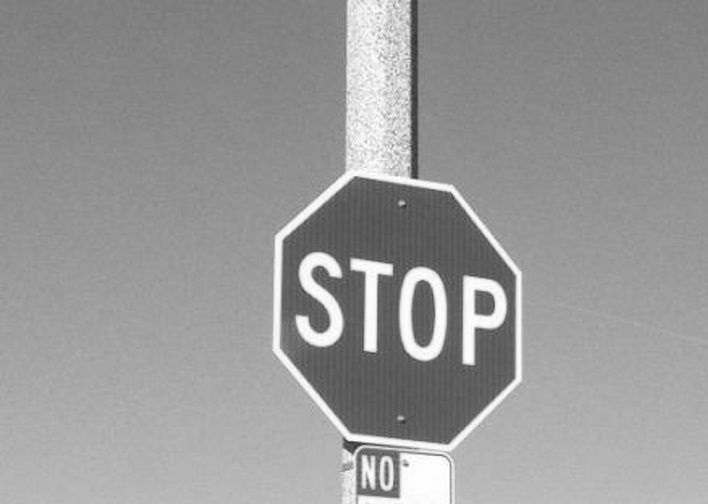
#> input picture kolay_dereceli(1).pgm, 708 x 504 px; the run also reads 3 pictures not shown here
$ jupyter execute --allow-errors traffic_sign_detection.ipynb   (shell and % lines are left out)
#> lines starting #> are read from the running program, lines starting #| are printed output that depends on the picture; after the words box and inside, x2 and y2 are one past the last pixel; in counts of white or black regions, pixels touching at a corner belong together; long printed decimals are rounded
# ELM463-Dönem Projesi
## Merve Uzuner-1801022033

# Eğitim Görseli-1

[cell 1]
import numpy as np #gerekli kütüphaneler import edildi.
import matplotlib.pyplot as plt
import cv2 as cv #open cv kütüphanesi cv olarak import edildi

original_image = cv.imread("kolay_dereceli(1).pgm",0) #giris görüntüsü okundu.
#> original_image is the input picture: shape (504, 708); min 41, max 255, mean 152.4
#out_image = cv.normalize( original_image.astype("float"), None, 0.0, 1.0, cv.NORM_MINMAX) #original_image float olarak
#normalize edildi. minimumum degeri=0.0, maksimum değeri 1.0
plt.figure()
plt.imshow(original_image,cmap = 'gray')
plt.title('Original Image')

sobelx = cv.Sobel(original_image,-1, 0, 1,ksize=3) #x yönündeki gradyanı
sobely = cv.Sobel(original_image,-1, 1, 0,ksize=3) #y yönündeki gradyanı
sobel = abs(sobelx)+abs(sobely) #toplam gradyan deger  bulundu
L=256

nrow, ncol=sobel.shape #sobel uygulanması sonucu elde edilen goruntunun satır ve sutun sayisi belirlendi
print("nrow=", nrow,"and ncol=", ncol)
#| nrow= 504 and ncol= 708

[cell 2]
r=0
sumofp=0
P=np.zeros(L) #Pr
H=np.zeros(L) #H[r]

for rows in range(nrow):
    for cols in range(ncol):
        r=int(sobel[rows,cols]) #original_image görüntüsünün piksel degerleri r'ye atandı
        H[r]= H[r] +1 #piksel degerlerinden kac adet olacaginin belirlenmesi saglandı
#> after the loop, H = 256 values, max 98687 at index 0, min 7 at index 251, mean 1393.9

for i in range(L):
        P[i]=H[i]/(nrow*ncol) #Pr, tanimi geregi H[r]/nrow*ncols ve nrow=834, ncol=1114
        sumofp=sumofp+P[i] #Pr lerin toplamı 1'e esit olmali
#> after the loop, P = 256 values, max 0.277 at index 0, min 1.96e-05 at index 251, mean 0.00391; sumofp = 1
print("Total Pr is", sumofp)
#| Total Pr is 1

sigma_B=0 #sigmaB 0 a eşitlendi
sigma_B_arr=[] #sigmaB degerlerinin atanacagi ici bos array
# [4 lines of commented-out code are left out]
for i in range(1,256):
    q1=np.sum(P[:i]) #q1 tanımlandı
    q2=np.sum(P[i:]) #q2 tanımlandı
    m1=0 #µ1 0 a esitlendi
    m2=0 #µ2 0 a esitlendi
    for i1 in range(1, i+1):
        if(q1!= 0): #q1 0 iken herhangi bir sayının 0'a bolumu tanımsız olacagindan q1= 0 durumu cikarildi
             m1=m1+i1*(P[i1]/q1) #µ2 tanımlandı
    for i2 in range(i+1,256):
        if(q2 != 0): #q2 0 iken herhangi bir sayının 0'a bolumu tanımsız olacagindan q1= 0 durumu cikarildi
            m2=m2 + i2 * (P[i2]/q2) #µ2 tanımlandı
    sigma_B=q1 * q2 * ((m1-m2)*(m1-m2)) #sigmaB tanimlandi
    sigma_B_arr.append(sigma_B) #sigmaB degerleri sigma_B_arr arrayine atandı
#> this loop made 255 passes
#> (q1, q2, sigma_B) on passes 1 to 3: (0.277, 0.723, 61.38), (0.325, 0.675, 74.2), (0.37, 0.63, 85.87)
#> after the loop, sigma_B_arr = 255 values, max 768 at index 90, min 0.878 at index 254, mean 591.4
T=np.argmax(sigma_B_arr) #sigma_B_arr arrayinin maximum degerini içeren index Tye atandı
#> T = 90
print("The index which have maximum value is", T) #T cizdirildi
#| The index which have maximum value is 90

 Otsu eşikleme yöntemini kullanılarak T değerini belirlendi.

[cell 3]
import numpy as np
import cv2
from matplotlib import pyplot as plt
from PIL import Image, ImageFilter

original_image = cv.imread("kolay_dereceli(1).pgm", 0) #giris görüntüsü okundu.
size = 5 #kernalin x ve y eksenlerinin boyutu
filtered_image = cv2.blur(original_image,(size, size)) #mean filter giris görüntüsüne uygulandı.

plt.figure
plt.imshow(original_image,cmap = 'gray')
plt.title('Figure1-kolay_dereceli(1).pgm')
plt.show()

plt.figure
plt.imshow(filtered_image,cmap = 'gray')
plt.title('Figure2-Ortalama Filtre')
plt.show()

[cell 4]
filtered_image_gauss = cv2.GaussianBlur(original_image, (3, 3),0) #Gaussian Blur giris görüntüsüne uygulandı.

plt.figure()
plt.imshow(original_image, cmap='gray')
plt.title('Figure1-kolay_dereceli(1).pgm')
plt.show()

plt.figure()
plt.imshow(filtered_image_gauss, cmap='gray')
plt.title('Figure3-Gaussian Filter')
plt.show()

[cell 5]
import numpy as np
import cv2
from matplotlib import pyplot as plt
from PIL import Image, ImageFilter

original_image = cv.imread("kolay_dereceli(1).pgm",0)
kernel = np.ones((5,5), np.uint8) # yapı elemanı olan kernel tanımlandı.

opening = cv2.morphologyEx(filtered_image_gauss, cv2.MORPH_OPEN, kernel)
plt.figure
plt.imshow(opening,cmap = 'gray')
plt.title('Figure4-Opening')
plt.show()

[cell 6]
import cv2  #cv2 import edildi
import numpy as np
from matplotlib import pyplot as plt

edges = cv2.Canny(opening,T,300)#Canny Edge Detection giris görüntüsüne uygulandı.
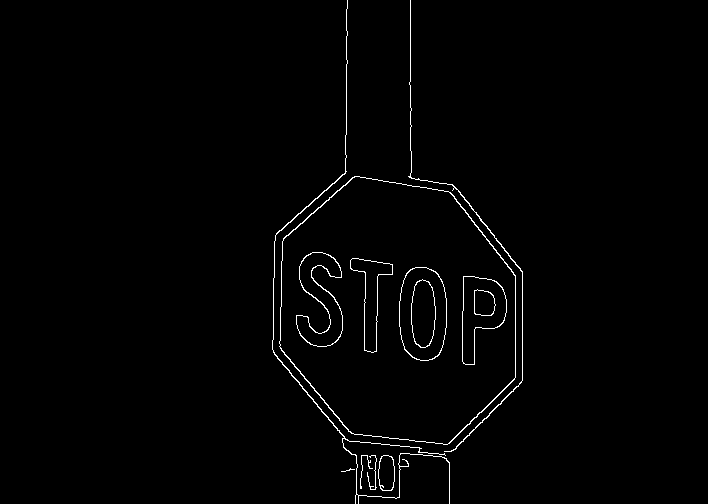
#> edges: shape (504, 708); 1.2% white in thin lines or dots, all inside (x1, y1, x2, y2) = (272, 0, 523, 504)

plt.figure()
plt.imshow(original_image,cmap = 'gray')
plt.title('Figure4-Opening')
plt.show()

plt.figure()
plt.imshow(edges,cmap = 'gray')
plt.title('Figure5-Canny Edge Detection')
plt.show()

[cell 7]
import cv2
import numpy as np
original_image = cv.imread("kolay_dereceli(1).pgm",0)
plt.figure
plt.imshow(original_image,cmap = 'gray')
plt.title('Figure1-kolay_dereceli(1).pgm')
plt.show()

lines = cv2.HoughLinesP(edges, 1, np.pi/180, 15)
#> lines = 352 rows, first 6: [346, 30, 346, 9], [273, 352, 297, 381], [410, 150, 410, 127], [347, 35, 347, 31], [515, 377, 515, 275], [281, 229, 342, 175]
#lines = cv2.HoughLinesP(edges,1,np.pi/180,100,minLineLength,maxLineGap)
#minLineLength:Minimum satır uzunluğu. Bundan daha kısa olan satır segmentleri reddedilir.
#maxLineGap - Tek satır olarak ele almak için satır segmentleri arasında izin verilen maksimum boşluk.
for line in lines:
    x1, y1, x2, y2 = line[0]
    cv2.line(original_image, (x1, y1), (x2, y2), 0, 3)
#> this loop made 352 passes
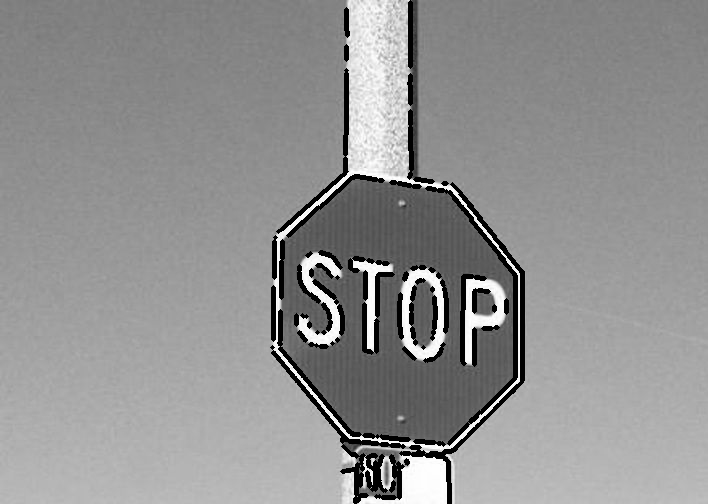
#> original_image: shape (504, 708); 4.31% of pixels changed, all inside (x1, y1, x2, y2) = (270, 0, 525, 504)
    #syntax: cv2.line(image, start_point, end_point, color, thickness)

plt.figure
plt.imshow(original_image,cmap = 'gray')
plt.title('Figure6-Line')
plt.show()

# Eğitim Görseli-2

[cell 8]
import numpy as np #gerekli kütüphaneler import edildi.
import matplotlib.pyplot as plt
import cv2 as cv #open cv kütüphanesi cv olarak import edildi

original_image = cv.imread("orta_dereceli(1).pgm",0) #giris görüntüsü okundu.
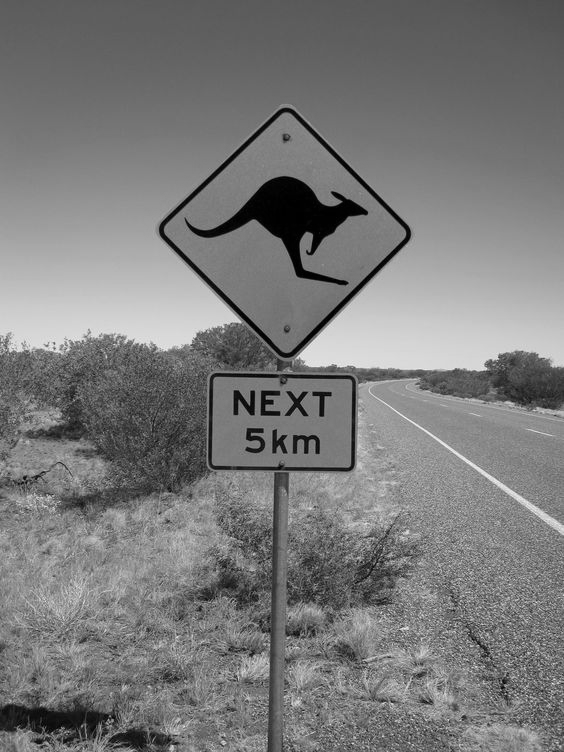
#> input picture orta_dereceli(1).pgm, 564 x 752 px
#> original_image is the input picture: shape (752, 564); min 0, max 248, mean 122
#out_image = cv.normalize( original_image.astype("float"), None, 0.0, 1.0, cv.NORM_MINMAX) #original_image float olarak
#normalize edildi. minimumum degeri=0.0, maksimum değeri 1.0
plt.figure()
plt.imshow(original_image,cmap = 'gray')
plt.title('orta_dereceli(1).pgm')

sobelx = cv.Sobel(original_image,-1, 0, 1,ksize=3) #x yönündeki gradyanı
#> sobelx: shape (752, 564)
sobely = cv.Sobel(original_image,-1, 1, 0,ksize=3) #y yönündeki gradyanı
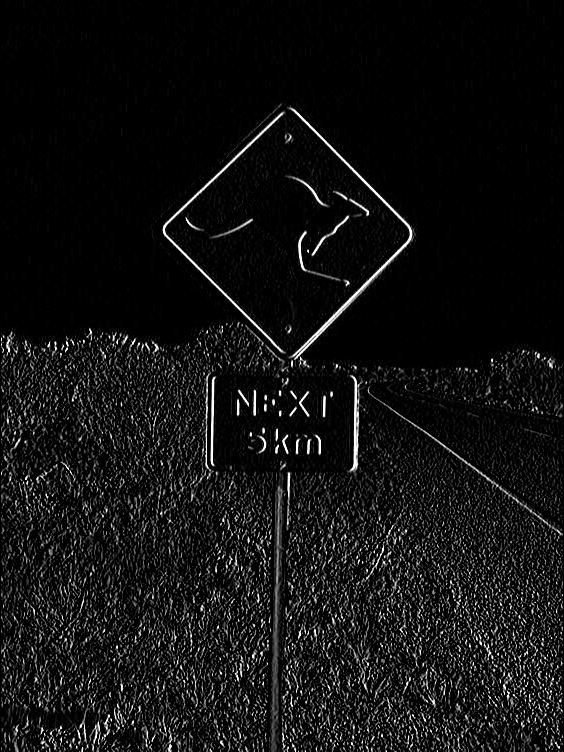
#> sobely: shape (752, 564); min 0, max 255, mean 17.4
sobel = abs(sobelx)+abs(sobely) #toplam gradyan deger  bulundu
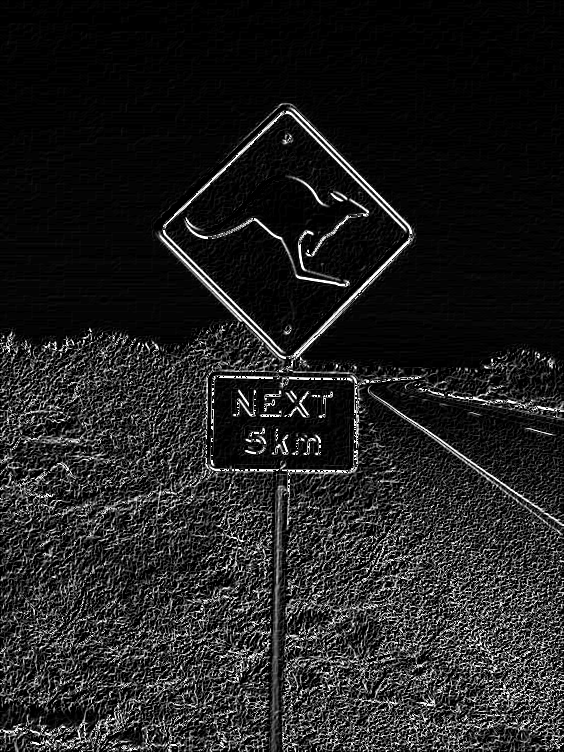
#> sobel: shape (752, 564); min 0, max 255, mean 33.1
L=256

nrow, ncol=sobel.shape #sobel uygulanması sonucu elde edilen goruntunun satır ve sutun sayisi belirlendi
print("nrow=", nrow,"and ncol=", ncol)
#| nrow= 752 and ncol= 564

[cell 9]
r=0
sumofp=0
P=np.zeros(L) #Pr
H=np.zeros(L) #H[r]

for rows in range(nrow):
    for cols in range(ncol):
        r=int(sobel[rows,cols]) #original_image görüntüsünün piksel degerleri r'ye atandı
        H[r]= H[r] +1 #piksel degerlerinden kac adet olacaginin belirlenmesi saglandı
#> after the loop, H = 256 values, max 118109 at index 0, min 39 at index 239, mean 1656.8

for i in range(L):
        P[i]=H[i]/(nrow*ncol) #Pr, tanimi geregi H[r]/nrow*ncols ve nrow=834, ncol=1114
        sumofp=sumofp+P[i] #Pr lerin toplamı 1'e esit olmali
#> after the loop, P = 256 values, max 0.278 at index 0, min 9.2e-05 at index 239, mean 0.00391; sumofp = 1
print("Total Pr is", sumofp)
#| Total Pr is 1.000

sigma_B=0 #sigmaB 0 a eşitlendi
sigma_B_arr=[] #sigmaB degerlerinin atanacagi ici bos array
# [4 lines of commented-out code are left out]
for i in range(1,256):
    q1=np.sum(P[:i]) #q1 tanımlandı
    q2=np.sum(P[i:]) #q2 tanımlandı
    m1=0 #µ1 0 a esitlendi
    m2=0 #µ2 0 a esitlendi
    for i1 in range(1, i+1):
        if(q1!= 0): #q1 0 iken herhangi bir sayının 0'a bolumu tanımsız olacagindan q1= 0 durumu cikarildi
             m1=m1+i1*(P[i1]/q1) #µ2 tanımlandı
    for i2 in range(i+1,256):
        if(q2 != 0): #q2 0 iken herhangi bir sayının 0'a bolumu tanımsız olacagindan q1= 0 durumu cikarildi
            m2=m2 + i2 * (P[i2]/q2) #µ2 tanımlandı
    sigma_B=q1 * q2 * ((m1-m2)*(m1-m2)) #sigmaB tanimlandi
    sigma_B_arr.append(sigma_B) #sigmaB degerleri sigma_B_arr arrayine atandı
#> this loop made 255 passes
#> (q1, q2, sigma_B) on passes 1 to 3: (0.278, 0.722, 421.7), (0.303, 0.697, 470.1), (0.324, 0.676, 512.3)
#> after the loop, sigma_B_arr = 255 values, max 2269.6 at index 74, min 8.65 at index 254, mean 1592
T=np.argmax(sigma_B_arr) #sigma_B_arr arrayinin maximum degerini içeren index Tye atandı
#> T = 74
print("The index which have maximum value is", T) #T cizdirildi
#| The index which have maximum value is 74

[cell 10]
import numpy as np
import cv2
from matplotlib import pyplot as plt
from PIL import Image, ImageFilter

original_image = cv.imread("orta_dereceli(1).pgm", 0) #giris görüntüsü okundu.
size = 5 #kernalin x ve y eksenlerinin boyutu
filtered_image = cv2.blur(original_image,(size, size)) #mean filter giris görüntüsüne uygulandı.
#> filtered_image: shape (752, 564)

plt.figure
plt.imshow(original_image,cmap = 'gray')
plt.title('Figure7-orta_dereceli(1).pgm')
plt.show()

plt.figure
plt.imshow(filtered_image,cmap = 'gray')
plt.title('Figure8-Ortalama Filtre')
plt.show()

[cell 11]
filtered_image_gauss = cv2.GaussianBlur(original_image, (3, 3),0) #Gaussian Blur giris görüntüsüne uygulandı.
#> filtered_image_gauss: shape (752, 564)

plt.figure()
plt.imshow(original_image, cmap='gray')
plt.title('Orta_dereceli(1).pgm')
plt.show()

plt.figure()
plt.imshow(filtered_image_gauss, cmap='gray')
plt.title('Figure9-Gaussian Filter')
plt.show()

[cell 12]
import numpy as np
import cv2
from matplotlib import pyplot as plt
from PIL import Image, ImageFilter

original_image = cv.imread("orta_dereceli(1).pgm",0)
kernel = np.ones((5,5), np.uint8) # yapı elemanı olan kernel tanımlandı.

opening = cv2.morphologyEx(original_image, cv2.MORPH_OPEN, kernel)
#> opening: shape (752, 564)

plt.figure
plt.imshow(filtered_image_gauss,cmap = 'gray')
plt.title('Figure9-Gaussian Filter')
plt.show()


opening = cv2.morphologyEx(filtered_image_gauss, cv2.MORPH_OPEN, kernel)
plt.figure
plt.imshow(opening,cmap = 'gray')
plt.title('Figure10-Opening')
plt.show()

[cell 13]
import cv2  #cv2 import edildi
import numpy as np
from matplotlib import pyplot as plt

edges = cv2.Canny(opening,T,300) #Canny Edge Detection giris görüntüsüne uygulandı.
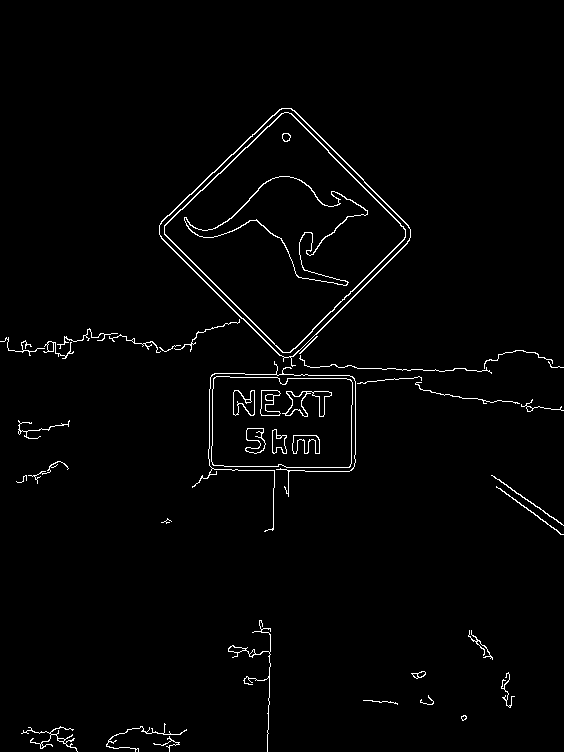
#> edges: shape (752, 564); 1.8% white in thin lines or dots, all inside (x1, y1, x2, y2) = (0, 108, 564, 752)

plt.figure()
plt.imshow(original_image,cmap = 'gray')
plt.title('Figure10-Opening')
plt.show()

plt.figure()
plt.imshow(edges,cmap = 'gray')
plt.title('Figure11-Canny Edge Detection')
plt.show()

[cell 14]
import cv2
import numpy as np
original_image = cv.imread("orta_dereceli(1).pgm",0)
plt.figure
plt.imshow(original_image,cmap = 'gray')
plt.title('Orta_dereceli(1).pgm')
plt.show()

lines = cv2.HoughLinesP(edges, 1, np.pi/180, 15)
#> lines = 882 rows, first 6: [160, 236, 279, 355], [164, 234, 282, 352], [203, 188, 218, 173], [352, 384, 352, 384], [291, 108, 408, 225], [357, 383, 362, 382]
#lines = cv2.HoughLinesP(edges,1,np.pi/180,100,minLineLength,maxLineGap)
#minLineLength:Minimum satır uzunluğu. Bundan daha kısa olan satır segmentleri reddedilir.
#maxLineGap - Tek satır olarak ele almak için satır segmentleri arasında izin verilen maksimum boşluk.
for line in lines:
    x1, y1, x2, y2 = line[0]
    cv2.line(original_image, (x1, y1), (x2, y2), 0, 3)
#> this loop made 882 passes
#> line on passes 23 to 25: [[286, 467, 349, 467]], [[36, 430, 39, 430]], [[287, 470, 304, 470]]
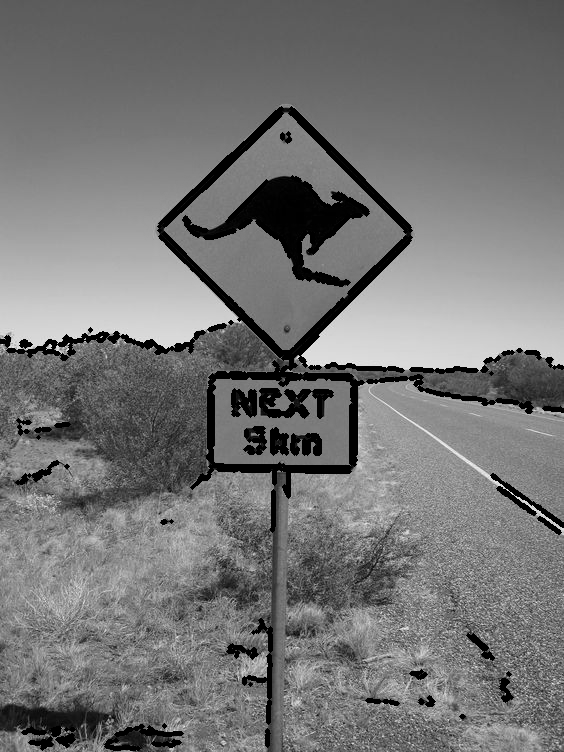
#> original_image: shape (752, 564); 5.76% of pixels changed, all inside (x1, y1, x2, y2) = (0, 106, 564, 751)
    #syntax: cv2.line(image, start_point, end_point, color, thickness)

plt.figure
plt.imshow(original_image,cmap = 'gray')
plt.title('Figure12-Line')
plt.show()

# Eğitim Görseli-3

[cell 15]
import numpy as np #gerekli kütüphaneler import edildi.
import matplotlib.pyplot as plt
import cv2 as cv #open cv kütüphanesi cv olarak import edildi

original_image = cv.imread("orta_dereceli(2).pgm",0) #giris görüntüsü okundu.
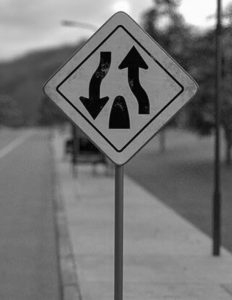
#> input picture orta_dereceli(2).pgm, 232 x 300 px
#> original_image is the input picture: shape (300, 232); min 0, max 255, mean 115.3
#out_image = cv.normalize( original_image.astype("float"), None, 0.0, 1.0, cv.NORM_MINMAX) #original_image float olarak
#normalize edildi. minimumum degeri=0.0, maksimum değeri 1.0
plt.figure()
plt.imshow(original_image,cmap = 'gray')
plt.title('orta_dereceli(2).pgm')

sobelx = cv.Sobel(original_image,-1, 0, 1,ksize=3) #x yönündeki gradyanı
#> sobelx: shape (300, 232)
sobely = cv.Sobel(original_image,-1, 1, 0,ksize=3) #y yönündeki gradyanı
#> sobely: shape (300, 232)
sobel = abs(sobelx)+abs(sobely) #toplam gradyan deger  bulundu
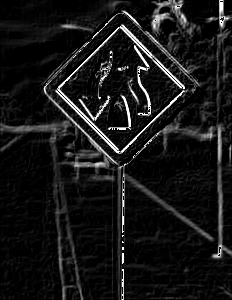
#> sobel: shape (300, 232); min 0, max 255, mean 22.8
L=256

nrow, ncol=sobel.shape #sobel uygulanması sonucu elde edilen goruntunun satır ve sutun sayisi belirlendi
print("nrow=", nrow,"and ncol=", ncol)
#| nrow= 300 and ncol= 232

[cell 16]
r=0
sumofp=0
P=np.zeros(L) #Pr
H=np.zeros(L) #H[r]

for rows in range(nrow):
    for cols in range(ncol):
        r=int(sobel[rows,cols]) #original_image görüntüsünün piksel degerleri r'ye atandı
        H[r]= H[r] +1 #piksel degerlerinden kac adet olacaginin belirlenmesi saglandı

for i in range(L):
        P[i]=H[i]/(nrow*ncol) #Pr, tanimi geregi H[r]/nrow*ncols ve nrow=834, ncol=1114
        sumofp=sumofp+P[i] #Pr lerin toplamı 1'e esit olmali
print("Total Pr is", sumofp)
#| Total Pr is 1

sigma_B=0 #sigmaB 0 a eşitlendi
sigma_B_arr=[] #sigmaB degerlerinin atanacagi ici bos array
# [4 lines of commented-out code are left out]
for i in range(1,256):
    q1=np.sum(P[:i]) #q1 tanımlandı
    q2=np.sum(P[i:]) #q2 tanımlandı
    m1=0 #µ1 0 a esitlendi
    m2=0 #µ2 0 a esitlendi
    for i1 in range(1, i+1):
        if(q1!= 0): #q1 0 iken herhangi bir sayının 0'a bolumu tanımsız olacagindan q1= 0 durumu cikarildi
             m1=m1+i1*(P[i1]/q1) #µ2 tanımlandı
    for i2 in range(i+1,256):
        if(q2 != 0): #q2 0 iken herhangi bir sayının 0'a bolumu tanımsız olacagindan q1= 0 durumu cikarildi
            m2=m2 + i2 * (P[i2]/q2) #µ2 tanımlandı
    sigma_B=q1 * q2 * ((m1-m2)*(m1-m2)) #sigmaB tanimlandi
    sigma_B_arr.append(sigma_B) #sigmaB degerleri sigma_B_arr arrayine atandı
T=np.argmax(sigma_B_arr) #sigma_B_arr arrayinin maximum degerini içeren index Tye atandı
print("The index which have maximum value is", T) #T cizdirildi
#| The index which have maximum value is 90

[cell 17]
import numpy as np
import cv2
from matplotlib import pyplot as plt
from PIL import Image, ImageFilter

original_image = cv.imread("orta_dereceli(2).pgm", 0) #giris görüntüsü okundu.
size = 5 #kernalin x ve y eksenlerinin boyutu
filtered_image = cv2.blur(original_image,(size, size)) #mean filter giris görüntüsüne uygulandı.
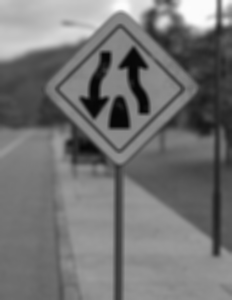
#> filtered_image: shape (300, 232); min 5, max 252, mean 115.3

plt.figure
plt.imshow(original_image,cmap = 'gray')
plt.title('orta_dereceli(2).pgm')
plt.show()

plt.figure
plt.imshow(filtered_image,cmap = 'gray')
plt.title('Figure13-Ortalama Filtre')
plt.show()

[cell 18]
filtered_image_gauss = cv2.GaussianBlur(original_image, (3, 3),0) #Gaussian Blur giris görüntüsüne uygulandı.
#> filtered_image_gauss: shape (300, 232)
#> (the rest of the program and of its run is left out)
